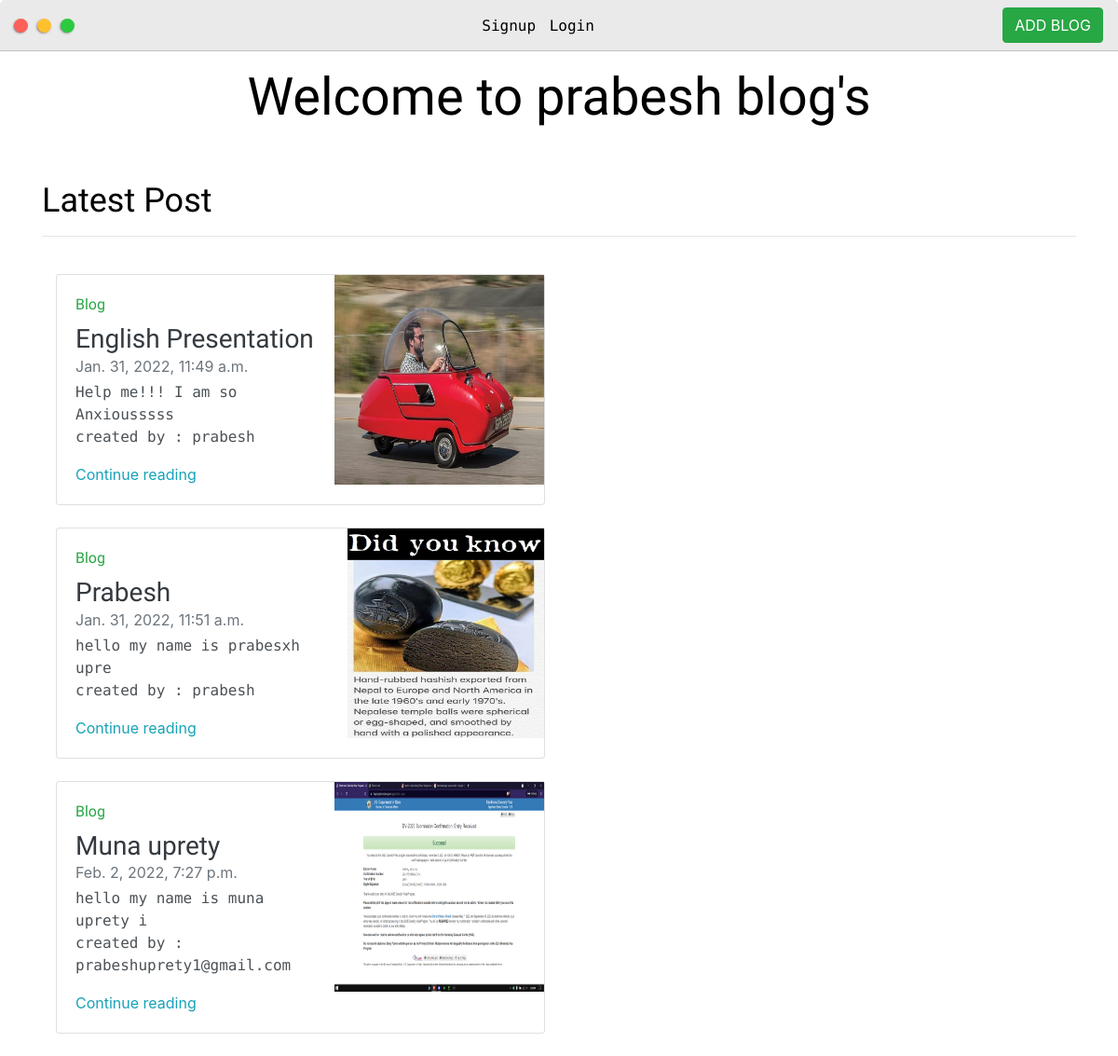
The page /blog/ on the database as committed earlier.
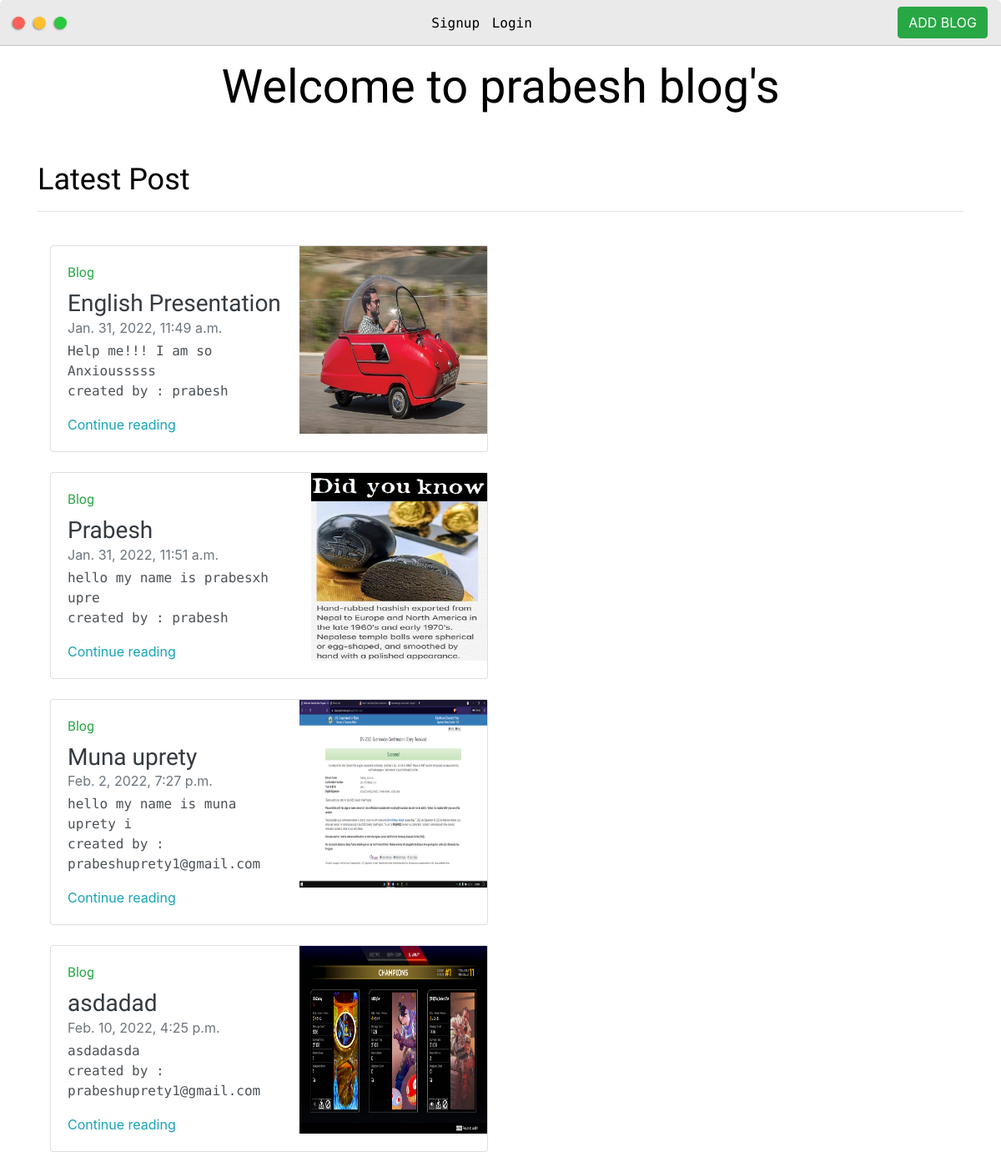
The same page on the database as committed later.
### blog/models.py (models this page shows, shortened)
class Blog(models.Model):
    title = models.CharField(max_length=50)
    pub_date = models.DateTimeField()
    body = models.CharField(max_length=100)
    image = models.ImageField(upload_to='images/')
    author = models.ForeignKey(User, on_delete=models.CASCADE, default=1)
    def summary(self):
        return self.body[:30]

### blog/views.py (the view)
# urls.py: path('', views.blog , name="blog"),
def blog(request):
    blogs = Blog.objects
    return render(request, 'blog/blog.html', {'blog':blogs})

### blog/templates/blog/blog.html (shortened to what this page needs)
{% load static %}
<!DOCTYPE html>
<html>
<head>
    <link rel="stylesheet" href="https://maxcdn.bootstrapcdn.com/bootstrap/4.0.0/css/bootstrap.min.css">
	<link rel="stylesheet" type="text/css" href="{% static 'base/styles/default.css'%}">
</head>
<body>
	<div class="nav-wrapper">
		<a href="{% url 'home' %}">
			<div class="dots-wrapper">
				<div id="dot-1" class="browser-dot"></div>
				<div id="dot-2" class="browser-dot"></div>
				<div id="dot-3" class="browser-dot"></div>
			</div>
		</a>
    {% if user.is_authenticated %}
			<a class="nav-link" href="{% url 'logout' %}">Logout </a>
        {% else %}
		<ul id="navigation">
			<li><a href="{% url 'signup' %}">Signup</a></li>
			<li><a href="{% url 'login' %}">Login          </a></li>
		</ul>
		{% endif %}
    <a class="nav-link" href="{% url 'upload' %}"><button type="button" class="btn btn-success">ADD BLOG</button> </a>
	</div>
    <main role="main">
        <div class="container">
          <h1 class="text-center pt-3"> Welcome to prabesh blog's</h1>
          <br>
          <br>
          <h2>Latest Post</h2>
          <hr>
          <br>
          {% for blogs in blog.all %}
          <div class="col-md-6">
            <div class="card flex-md-row mb-4 box-shadow h-md-250">
              <div class="card-body d-flex flex-column align-items-start">
                <strong class="d-inline-block mb-2 text-success">Blog</strong>
                <h3 class="mb-0">
                  <a class="text-dark" href="{% url 'detail' blogs.id %}">{{blogs.title}}</a>
                </h3>
                <div class="mb-1 text-muted">{{blogs.pub_date}}</div>
                <p class="card-text mb-auto">{{blogs.summary}}</p>
                <p>created by : {{blogs.author}}</p>
                <a href="{% url 'detail' blogs.id %}">Continue reading</a>
              </div>
              <img class="image-fluid" imageclass="card-img-right flex-auto d-none d-md-block" src="{{blogs.image.url}}" height="225" width="225">
            </div>
          </div>
            {% endfor %}
          </div>
        </main>
</body>
</html>

Rows that differ between the two databases and show on the page:
added Blog: title "asdadad", pub_date "Feb. 10, 2022, 4:25 p.m.", summary "asdadasda", author "prabeshuprety1@gmail.com", image (picture)
